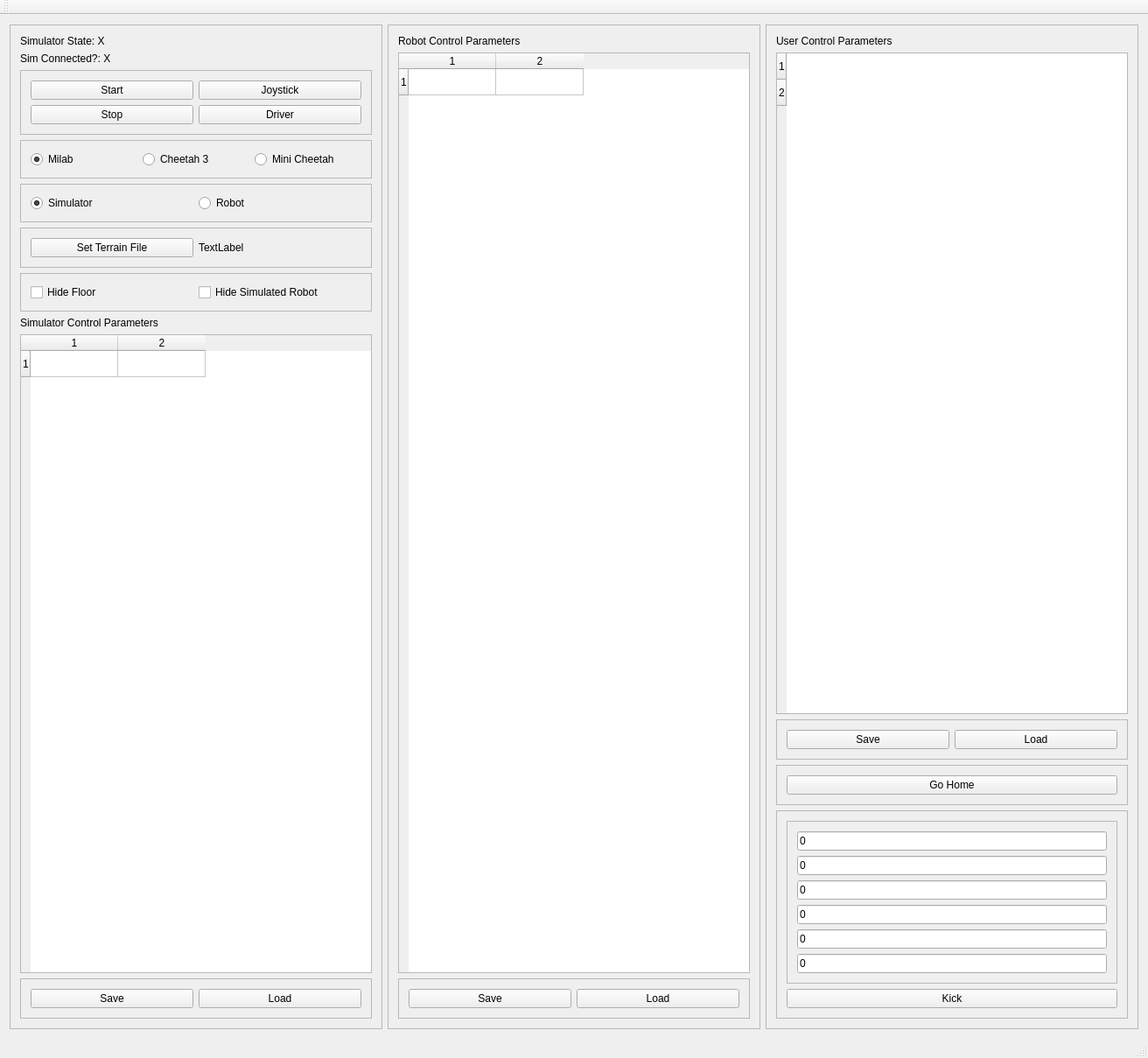
<?xml version="1.0" encoding="UTF-8"?>
<ui version="4.0">
 <class>SimControlPanel</class>
 <widget class="QMainWindow" name="SimControlPanel">
  <property name="geometry">
   <rect>
    <x>0</x>
    <y>0</y>
    <width>1312</width>
    <height>1209</height>
   </rect>
  </property>
  <property name="windowTitle">
   <string>SimControlPanel</string>
  </property>
  <widget class="QWidget" name="centralWidget">
   <layout class="QHBoxLayout" name="horizontalLayout_3">
    <item>
     <widget class="QFrame" name="frame_2">
      <property name="frameShape">
       <enum>QFrame::StyledPanel</enum>
      </property>
      <property name="frameShadow">
       <enum>QFrame::Raised</enum>
      </property>
      <layout class="QVBoxLayout" name="verticalLayout">
       <item>
        <widget class="QLabel" name="simulatorStateLabel">
         <property name="text">
          <string>Simulator State: X</string>
         </property>
        </widget>
       </item>
       <item>
        <widget class="QLabel" name="simulatorConnectedLabel">
         <property name="text">
          <string>Sim Connected?: X</string>
         </property>
        </widget>
       </item>
       <item>
        <widget class="QFrame" name="frame">
         <property name="frameShape">
          <enum>QFrame::StyledPanel</enum>
         </property>
         <property name="frameShadow">
          <enum>QFrame::Raised</enum>
         </property>
         <layout class="QGridLayout" name="gridLayout">
          <item row="0" column="0">
           <widget class="QPushButton" name="startButton">
            <property name="text">
             <string>Start</string>
            </property>
           </widget>
          </item>
          <item row="1" column="1">
           <widget class="QPushButton" name="driverButton">
            <property name="text">
             <string>Driver</string>
            </property>
           </widget>
          </item>
          <item row="0" column="1">
           <widget class="QPushButton" name="joystickButton">
            <property name="text">
             <string>Joystick</string>
            </property>
           </widget>
          </item>
          <item row="1" column="0">
           <widget class="QPushButton" name="stopButton">
            <property name="text">
             <string>Stop</string>
            </property>
           </widget>
          </item>
         </layout>
        </widget>
       </item>
       <item>
        <widget class="QFrame" name="frame_9">
         <property name="frameShape">
          <enum>QFrame::StyledPanel</enum>
         </property>
         <property name="frameShadow">
          <enum>QFrame::Raised</enum>
         </property>
         <layout class="QHBoxLayout" name="horizontalLayout_2">
          <item>
           <widget class="QRadioButton" name="MilabButton">
            <property name="text">
             <string>Milab</string>
            </property>
            <property name="checked">
             <bool>true</bool>
            </property>
           </widget>
          </item>
          <item>
           <widget class="QRadioButton" name="cheetah3Button">
            <property name="text">
             <string>Cheetah 3</string>
            </property>
           </widget>
          </item>
          <item>
           <widget class="QRadioButton" name="miniCheetahButton">
            <property name="text">
             <string>Mini Cheetah</string>
            </property>
           </widget>
          </item>
         </layout>
        </widget>
       </item>
       <item>
        <widget class="QFrame" name="frame_10">
         <property name="frameShape">
          <enum>QFrame::StyledPanel</enum>
         </property>
         <property name="frameShadow">
          <enum>QFrame::Raised</enum>
         </property>
         <layout class="QHBoxLayout" name="horizontalLayout">
          <item>
           <widget class="QRadioButton" name="simulatorButton">
            <property name="text">
             <string>Simulator</string>
            </property>
            <property name="checked">
             <bool>true</bool>
            </property>
           </widget>
          </item>
          <item>
           <widget class="QRadioButton" name="robotButton">
            <property name="text">
             <string>Robot</string>
            </property>
           </widget>
          </item>
         </layout>
        </widget>
       </item>
       <item>
        <widget class="QFrame" name="frame_13">
         <property name="frameShape">
          <enum>QFrame::StyledPanel</enum>
         </property>
         <property name="frameShadow">
          <enum>QFrame::Raised</enum>
         </property>
         <layout class="QHBoxLayout" name="horizontalLayout_4">
          <item>
           <widget class="QPushButton" name="setTerrainButton">
            <property name="text">
             <string>Set Terrain File</string>
            </property>
           </widget>
          </item>
          <item>
           <widget class="QLabel" name="terrainFileLabel">
            <property name="text">
             <string>TextLabel</string>
            </property>
           </widget>
          </item>
         </layout>
        </widget>
       </item>
       <item>
        <widget class="QFrame" name="frame_14">
         <property name="frameShape">
          <enum>QFrame::StyledPanel</enum>
         </property>
         <property name="frameShadow">
          <enum>QFrame::Raised</enum>
         </property>
         <layout class="QHBoxLayout" name="horizontalLayout_5">
          <item>
           <widget class="QCheckBox" name="hide_floor_checkbox">
            <property name="text">
             <string>Hide Floor</string>
            </property>
           </widget>
          </item>
          <item>
           <widget class="QCheckBox" name="hide_robot_checkbox">
            <property name="text">
             <string>Hide Simulated Robot</string>
            </property>
           </widget>
          </item>
         </layout>
        </widget>
       </item>
       <item>
        <widget class="QLabel" name="label">
         <property name="text">
          <string>Simulator Control Parameters</string>
         </property>
        </widget>
       </item>
       <item>
        <widget class="QTableWidget" name="simulatorTable">
         <property name="rowCount">
          <number>1</number>
         </property>
         <property name="columnCount">
          <number>2</number>
         </property>
         <row/>
         <column/>
         <column/>
        </widget>
       </item>
       <item>
        <widget class="QFrame" name="frame_6">
         <property name="frameShape">
          <enum>QFrame::StyledPanel</enum>
         </property>
         <property name="frameShadow">
          <enum>QFrame::Raised</enum>
         </property>
         <layout class="QGridLayout" name="gridLayout_3">
          <item row="0" column="1">
           <widget class="QPushButton" name="loadSimulatorButton">
            <property name="text">
             <string>Load</string>
            </property>
           </widget>
          </item>
          <item row="0" column="0">
           <widget class="QPushButton" name="saveSimulatorButton">
            <property name="text">
             <string>Save</string>
            </property>
           </widget>
          </item>
         </layout>
        </widget>
       </item>
      </layout>
     </widget>
    </item>
    <item>
     <widget class="QFrame" name="frame_5">
      <property name="frameShape">
       <enum>QFrame::StyledPanel</enum>
      </property>
      <property name="frameShadow">
       <enum>QFrame::Raised</enum>
      </property>
      <layout class="QVBoxLayout" name="verticalLayout_3">
       <item>
        <widget class="QLabel" name="label_2">
         <property name="text">
          <string>Robot Control Parameters</string>
         </property>
        </widget>
       </item>
       <item>
        <widget class="QTableWidget" name="robotTable">
         <property name="rowCount">
          <number>1</number>
         </property>
         <property name="columnCount">
          <number>2</number>
         </property>
         <row/>
         <column/>
         <column/>
        </widget>
       </item>
       <item>
        <widget class="QFrame" name="frame_4">
         <property name="frameShape">
          <enum>QFrame::StyledPanel</enum>
         </property>
         <property name="frameShadow">
          <enum>QFrame::Raised</enum>
         </property>
         <layout class="QGridLayout" name="gridLayout_2">
          <item row="0" column="1">
           <widget class="QPushButton" name="loadRobotButton">
            <property name="text">
             <string>Load</string>
            </property>
           </widget>
          </item>
          <item row="0" column="0">
           <widget class="QPushButton" name="saveRobotButton">
            <property name="text">
             <string>Save</string>
            </property>
           </widget>
          </item>
         </layout>
        </widget>
       </item>
      </layout>
     </widget>
    </item>
    <item>
     <widget class="QFrame" name="frame_3">
      <property name="frameShape">
       <enum>QFrame::StyledPanel</enum>
      </property>
      <property name="frameShadow">
       <enum>QFrame::Raised</enum>
      </property>
      <layout class="QVBoxLayout" name="verticalLayout_2">
       <item>
        <widget class="QLabel" name="label_3">
         <property name="text">
          <string>User Control Parameters</string>
         </property>
        </widget>
       </item>
       <item>
        <widget class="QTableWidget" name="userControlTable">
         <property name="rowCount">
          <number>2</number>
         </property>
         <property name="columnCount">
          <number>0</number>
         </property>
         <row/>
         <row/>
        </widget>
       </item>
       <item>
        <widget class="QFrame" name="frame_7">
         <property name="frameShape">
          <enum>QFrame::StyledPanel</enum>
         </property>
         <property name="frameShadow">
          <enum>QFrame::Raised</enum>
         </property>
         <layout class="QGridLayout" name="gridLayout_4">
          <item row="0" column="1">
           <widget class="QPushButton" name="loadUserButton">
            <property name="text">
             <string>Load</string>
            </property>
           </widget>
          </item>
          <item row="0" column="0">
           <widget class="QPushButton" name="saveUserButton">
            <property name="text">
             <string>Save</string>
            </property>
           </widget>
          </item>
         </layout>
        </widget>
       </item>
       <item>
        <widget class="QFrame" name="frame_8">
         <property name="frameShape">
          <enum>QFrame::StyledPanel</enum>
         </property>
         <property name="frameShadow">
          <enum>QFrame::Raised</enum>
         </property>
         <layout class="QVBoxLayout" name="verticalLayout_4">
          <item>
           <widget class="QPushButton" name="goHomeButton">
            <property name="text">
             <string>Go Home</string>
            </property>
           </widget>
          </item>
         </layout>
        </widget>
       </item>
       <item>
        <widget class="QFrame" name="frame_12">
         <property name="sizePolicy">
          <sizepolicy hsizetype="Expanding" vsizetype="Preferred">
           <horstretch>0</horstretch>
           <verstretch>0</verstretch>
          </sizepolicy>
         </property>
         <property name="frameShape">
          <enum>QFrame::StyledPanel</enum>
         </property>
         <property name="frameShadow">
          <enum>QFrame::Raised</enum>
         </property>
         <layout class="QGridLayout" name="gridLayout_6">
          <item row="0" column="0">
           <widget class="QFrame" name="frame_11">
            <property name="frameShape">
             <enum>QFrame::StyledPanel</enum>
            </property>
            <property name="frameShadow">
             <enum>QFrame::Raised</enum>
            </property>
            <layout class="QVBoxLayout" name="verticalLayout_6">
             <item>
              <widget class="QLineEdit" name="kickAngularX">
               <property name="sizePolicy">
                <sizepolicy hsizetype="Ignored" vsizetype="Fixed">
                 <horstretch>0</horstretch>
                 <verstretch>0</verstretch>
                </sizepolicy>
               </property>
               <property name="text">
                <string>0</string>
               </property>
              </widget>
             </item>
             <item>
              <widget class="QLineEdit" name="kickAngularY">
               <property name="sizePolicy">
                <sizepolicy hsizetype="Ignored" vsizetype="Fixed">
                 <horstretch>0</horstretch>
                 <verstretch>0</verstretch>
                </sizepolicy>
               </property>
               <property name="text">
                <string>0</string>
               </property>
              </widget>
             </item>
             <item>
              <widget class="QLineEdit" name="kickAngularZ">
               <property name="sizePolicy">
                <sizepolicy hsizetype="Ignored" vsizetype="Fixed">
                 <horstretch>0</horstretch>
                 <verstretch>0</verstretch>
                </sizepolicy>
               </property>
               <property name="text">
                <string>0</string>
               </property>
              </widget>
             </item>
             <item>
              <widget class="QLineEdit" name="kickLinearX">
               <property name="sizePolicy">
                <sizepolicy hsizetype="Minimum" vsizetype="Fixed">
                 <horstretch>0</horstretch>
                 <verstretch>0</verstretch>
                </sizepolicy>
               </property>
               <property name="text">
                <string>0</string>
               </property>
              </widget>
             </item>
             <item>
              <widget class="QLineEdit" name="kickLinearY">
               <property name="sizePolicy">
                <sizepolicy hsizetype="Minimum" vsizetype="Fixed">
                 <horstretch>0</horstretch>
                 <verstretch>0</verstretch>
                </sizepolicy>
               </property>
               <property name="text">
                <string>0</string>
               </property>
              </widget>
             </item>
             <item>
              <widget class="QLineEdit" name="kickLinearZ">
               <property name="sizePolicy">
                <sizepolicy hsizetype="Minimum" vsizetype="Fixed">
                 <horstretch>0</horstretch>
                 <verstretch>0</verstretch>
                </sizepolicy>
               </property>
               <property name="text">
                <string>0</string>
               </property>
              </widget>
             </item>
            </layout>
           </widget>
          </item>
          <item row="1" column="0">
           <widget class="QPushButton" name="kickButton">
            <property name="text">
             <string>Kick</string>
            </property>
           </widget>
          </item>
         </layout>
        </widget>
       </item>
      </layout>
     </widget>
    </item>
   </layout>
  </widget>
  <widget class="QMenuBar" name="menuBar">
   <property name="geometry">
    <rect>
     <x>0</x>
     <y>0</y>
     <width>1312</width>
     <height>28</height>
    </rect>
   </property>
  </widget>
  <widget class="QToolBar" name="mainToolBar">
   <attribute name="toolBarArea">
    <enum>TopToolBarArea</enum>
   </attribute>
   <attribute name="toolBarBreak">
    <bool>false</bool>
   </attribute>
  </widget>
  <widget class="QStatusBar" name="statusBar"/>
 </widget>
 <layoutdefault spacing="6" margin="11"/>
 <resources/>
 <connections/>
</ui>
